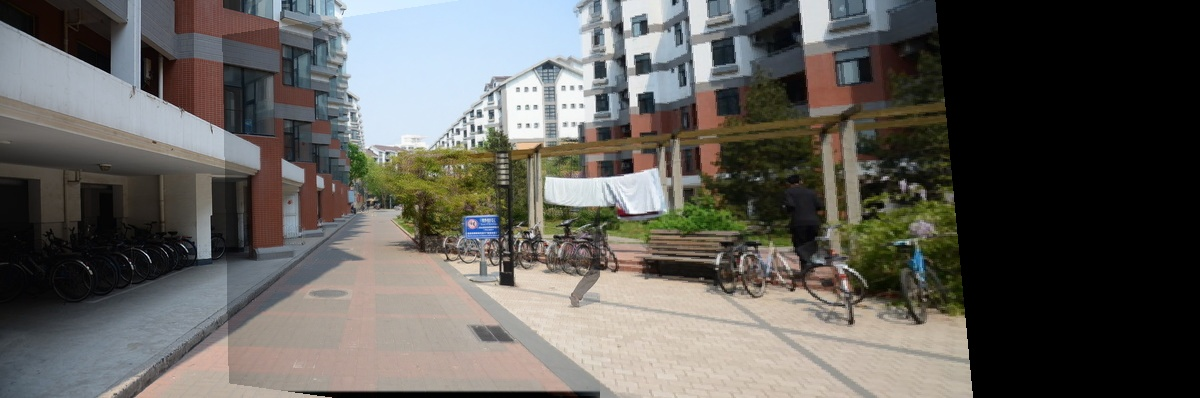
//> input picture Opencv_stitch_test/backwarp_9paramModel_multi_blend.jpg, 1200 x 398 px
$ ./main backwarp_9paramModel_average_blend.jpg backwarp_9paramModel_multi_blend.jpg out.png 100   (built with g++ and OpenCV 4)
//> lines starting //> are read from the running program, lines starting //| are printed output that depends on the picture
### Opencv_stitch_test/blend.h
#ifndef BLEND_H
#define BLEND_H
#include "opencv2\core\core.hpp"

bool blend_multi_band(const Mat & image1, const Mat & image2, Mat & blend_result, double sigma_first = 1.6, int pyramid_level = 4);
bool average_blend(const Mat & image1, const Mat & image2, Mat & blend_result);
#endif //BLEND_H

### Opencv_stitch_test/panoramas.h
#ifndef PANORAMAS_H
#define PANORAMAS_H
#include "opencv2\core\core.hpp"
#include <vector>
using namespace std;
using namespace cv;
Mat get_the_8_param_transform(vector< Point2f > & obj, vector< Point2f > & scene, int *sample_id, int sample_count);
Mat ransac_8_param(vector< Point2f > & obj, vector< Point2f > & scene, int max_iterate, \
	double error_thres, int min_sample_count);
#endif //PANORAMAS_H

### Opencv_stitch_test/main.cpp
#include <stdio.h>
#include <iostream>

#include "opencv2/core/core.hpp"
#include "opencv2/features2d/features2d.hpp"
#include "opencv2/highgui/highgui.hpp"
#include "opencv2/nonfree/nonfree.hpp"
#include "opencv2/calib3d/calib3d.hpp"
#include "opencv2/imgproc/imgproc.hpp"
#include "panoramas.h"

using namespace cv;

void readme();

/** @function main */
int main(int argc, char** argv)
{
	if (argc != 5)
	{
		readme(); return -1;
	}

	// Load the images
	Mat image1 = imread(argv[2]);
//> image1 is the input picture: 398 rows x 1200 cols, CV_8UC3; mean B, G, R 90, 94.2, 96.2
	Mat image2 = imread(argv[1]);
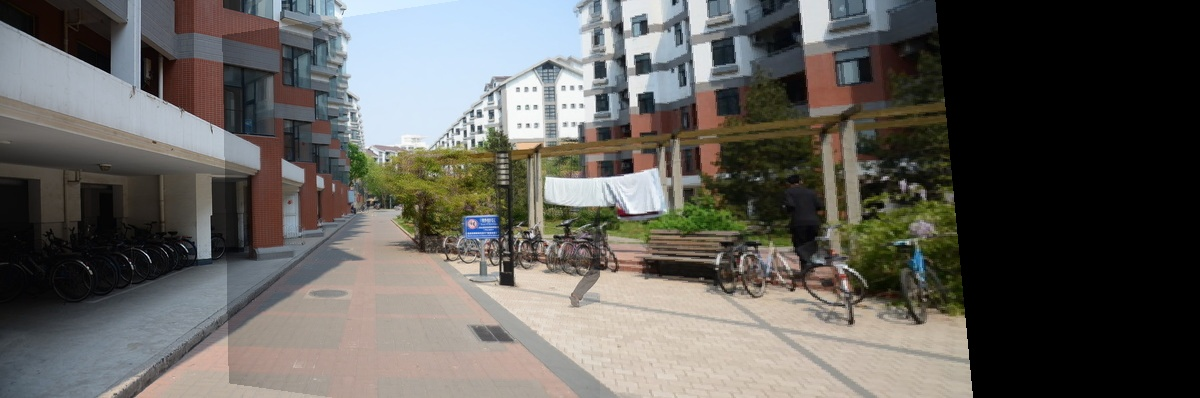
//> input picture Opencv_stitch_test/backwarp_9paramModel_average_blend.jpg, 1200 x 398 px
//> image2 is the input picture: 398 rows x 1200 cols, CV_8UC3; mean B, G, R 90.6, 94.8, 96.9
	Mat gray_image1;
	Mat gray_image2;
	// Convert to Grayscale
	cvtColor(image1, gray_image1, CV_RGB2GRAY);
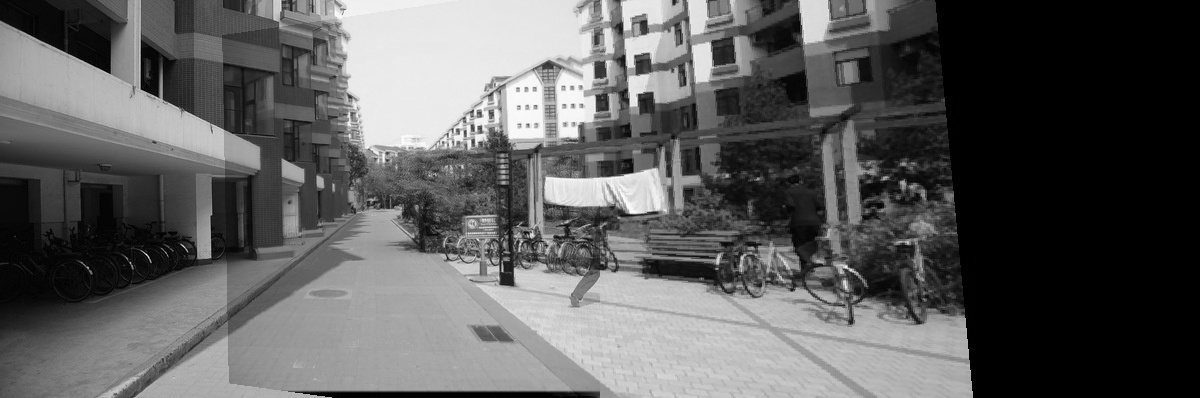
//> gray_image1: 398 rows x 1200 cols, CV_8UC1; min 0, max 255, mean 93.2
	cvtColor(image2, gray_image2, CV_RGB2GRAY);

	imshow("first image", image2);
	imshow("second image", image1);

	if (!gray_image1.data || !gray_image2.data)
	{
		std::cout << " --(!) Error reading images " << std::endl; return -1;
	}

	//-- Step 1: Detect the keypoints using SURF Detector
	int minHessian = 400;

//> (the run ends here: the program needs code that is not available in this run, at `SurfFeatureDetector detector(minHessian);`)
